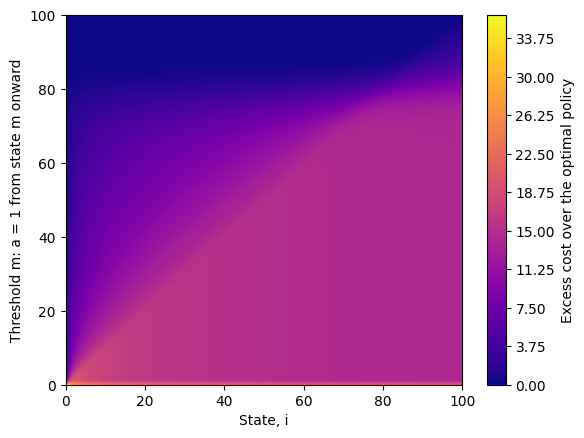

Write the Python code that produced this figure.
##    Importing Relavent Packages   ##
import numpy as np
import matplotlib.pyplot as plt

#################################################################################
#Parameters

beta, gamma, N, alpha, b, P, C = [
    20,
    4,
    100,
    5.0,
    0.3,
    6,
    180
]

  
#################################################################################
#Function for calculating rates


def rates(i, beta, gamma, N, b,d):

    #State i = 0
    if i == 0:
        forw = 0
        back = 0
        same = 0
        return forw, back, same
    # State i = N
    if i == N:
        forw = 0
        back = (b + gamma) * i
        same = -back - d
        return forw, back, same

    # General state
    forw = beta * i * (N - i) / N
    back = (b + gamma) * i
    same = -forw - back - d
    return forw, back, same

#################################################################################
#Construct generator matrix

def generator(beta, gamma, N, b, f):

    matrix = np.zeros((N + 1, N + 1))

    for i in range(N + 1):
        forw, back, same = rates(
            i,
            beta,
            gamma,
            N,
            b,
            f[i]
        )

        for j in range(N + 1):

            if i == j:
                matrix[i, j] = same

            elif j == i - 1:
                if i == 1:
                  matrix[i,j] = back + f[i]
                else:
                  matrix[i, j] = back

            elif j == i + 1:
                matrix[i, j] = forw
            elif j == 0:
                if i != 0 and i != 1:
                  matrix[i,j] = f[i]

    return matrix


  #################################################################################
#Cost array under a policy


def cost(P, C, f, N):

    cost_array = np.zeros(N + 1)

    for i in range(N + 1):
        cost_array[i] = i * P + C * (f[i])

    return cost_array

#################################################################################
#Discounted cost


def J(alpha, f, beta, b, N, gamma, P, C):

    Q = generator(
        beta,
        gamma,
        N,
        b,
        f
    )

    I = np.identity(N + 1)

    A = alpha * I - Q
    B = cost(P, C, f, N)

    x = np.linalg.solve(A, B)

    return x




#################################################################################
# Proposal discounted cost at state i


def proposal_cost(
    i,
    a,
    f,
    beta,
    b,
    N,
    gamma,
    P,
    C,
    J_values
):

    # The rates must correspond to the proposed action a,
    # rather than the current action f[i].
    forw, back, same = rates(
        i,
        beta,
        gamma,
        N,
        b,
        a
    )

    # The cost must also correspond to the proposed action a.
    c = i * P + C * a

    # State i = 0
    if i == 0:

        D = (
            c
            + J_values[i + 1] * forw
            + J_values[i] * same
        )

        return D

    # State i = 1
    if i == 1:

        D = (
            c
            + J_values[i + 1] * forw
            + J_values[0] * (back + a)
            + J_values[i] * same
        )

        return D

    # State i = N
    if i == N:

        D = (
            c
            + J_values[i - 1] * back
            + J_values[0] * a
            + J_values[i] * same
        )

        return D

    # General state, 2 <= i <= N - 1
    D = (
        c
        + J_values[i + 1] * forw
        + J_values[i - 1] * back
        + J_values[0] * a
        + J_values[i] * same
    )

    return D


  #################################################################################
# Initial policy

f = np.zeros(N + 1)

#################################################################################
# Initial discounted cost

J_f = J(alpha, f, beta, b, N, gamma, P, C)


#################################################################################
#Policy iteration

while True:


    f_new = f.copy()

    # Propose the alternative action for states 0,...,N-1
    for i in range(N+1):

        if f_new[i] == 0:
            f_new[i] = 1

        else:
            f_new[i] = 0

    #Check whether each proposed action is an improvement
    for i in range(N+1):

        D = proposal_cost(
            i,
            f_new[i],
            f,
            beta,
            b,
            N,
            gamma,
            P,
            C,
            J_f
        )

        current_value = J_f[i]

        if D >= alpha * current_value:
            f_new[i] = f[i]

    # First action remains fixed as zero
    f_new[0] = 0

    #Stopping condition
    if np.array_equal(f_new, f):
        break

    #Update policy
    f = f_new.copy()

    #Recalculate discounted cost
    J_f = J(
        alpha,
        f,
        beta,
        b,
        N,
        gamma,
        P,
        C
    )



#################################################################################
#Results

print()
print("Optimal policy:")
print(f)

print()
print("Optimal discounted cost:")
print(J_f)

#################################################################################
#Constructing polcies and discounted costs for comparsion.

#Threshold tested, difference between polciy and optimal, and states.
space = np.arange(0,  N+1 , 1)
diff = np.zeros((len(space), N+1))
states = np.arange(0, N+1, 1)

#Loop over all polcies to be tested.
for k in range(len(space)):

  #Threshold for policy.
  m = space[k]

  #Proposed policy.
  F_pol = np.zeros(N+1)
  F_pol[m:] = 1
  J_pol = J(
      alpha,
      F_pol,
      beta,
      b,
      N,
      gamma,
      P,
      C
  )
  diff[k,:] = J_pol - J_f


#################################################################################
#Plotting
plt.contourf(states, space, diff, levels=250, cmap = 'plasma')
plt.colorbar(label="Excess cost over the optimal policy")
plt.xlabel("State, i")
plt.ylabel("Threshold m: a = 1 from state m onward")
plt.show()
